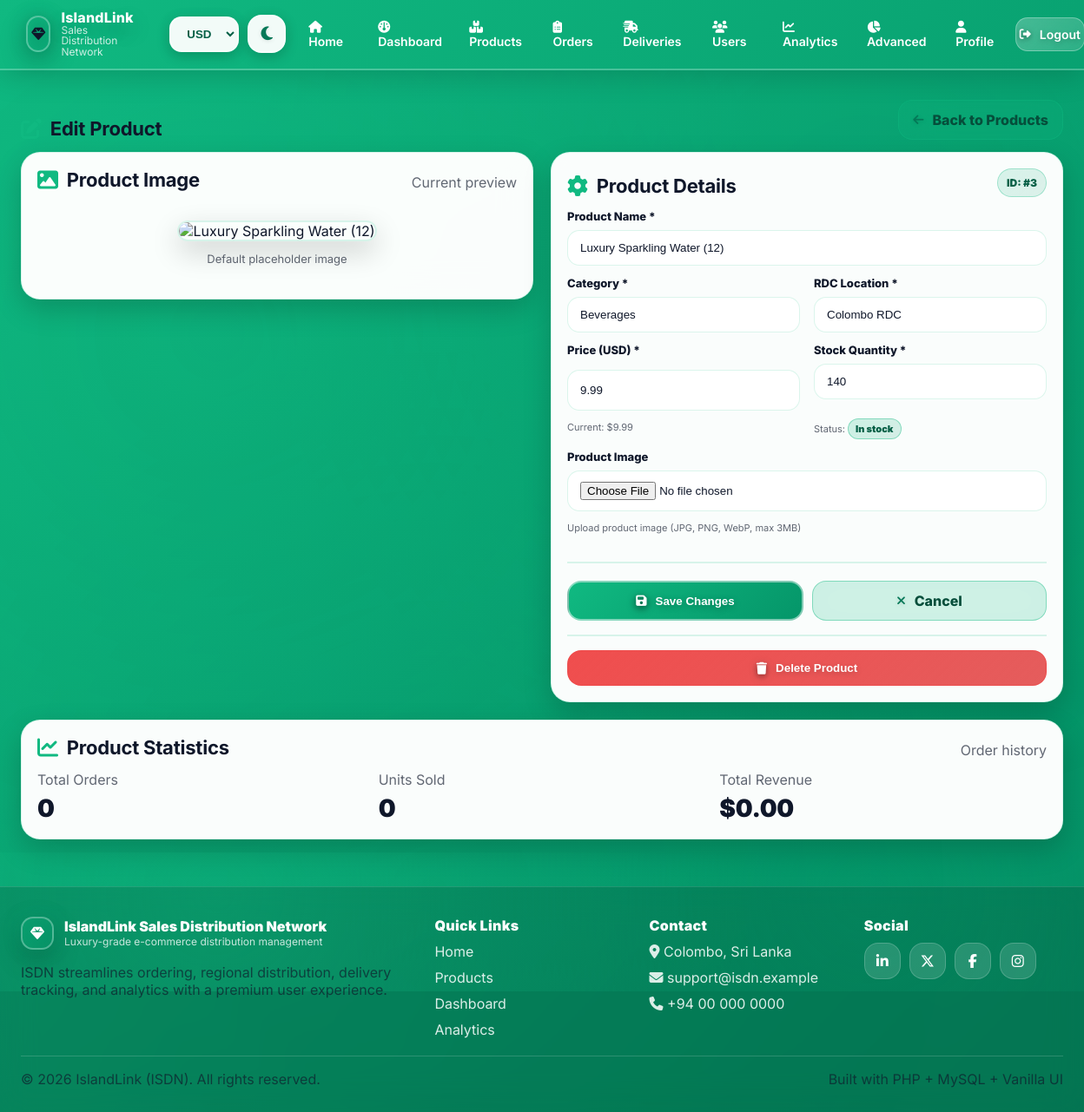
Page /product-edit.php?id=3 (signed in) on the committed database.
### tables this page shows
CREATE TABLE `products` (
  `id` INT NOT NULL AUTO_INCREMENT,
  `name` VARCHAR(100) NOT NULL,
  `category` VARCHAR(50) NOT NULL,
  `price` DECIMAL(10,2) NOT NULL DEFAULT 0.00,
  `stock` INT NOT NULL DEFAULT 0,
  `rdc_location` VARCHAR(50) NOT NULL,
  `image` VARCHAR(255) NULL,
  `created_at` TIMESTAMP NOT NULL DEFAULT CURRENT_TIMESTAMP,
  PRIMARY KEY (`id`),
  KEY `idx_products_category` (`category`),
  KEY `idx_products_rdc` (`rdc_location`)
);

### db.php (called while the page is built, shortened)
<?php
function currency_get() {
  return isset($_SESSION['currency']) && in_array($_SESSION['currency'], ['USD','LKR'], true)
    ? $_SESSION['currency'] : 'USD';
}

### price-helper.php (called while the page is built, shortened)
<?php
function price_label($usdAmount, $currency = 'USD') {
  $usd = (float)$usdAmount;
  return '$' . number_format($usd, 2);
}

### product-edit.php (the view, shortened to what this page needs)
<?php
require_once __DIR__ . '/db.php';
require_once __DIR__ . '/icons.php';
require_once __DIR__ . '/price-helper.php';
$productId = (int)($_GET['id'] ?? 0);
$product = null;
$r = mysqli_query($conn, "SELECT * FROM products WHERE id = $productId LIMIT 1");
if ($r && mysqli_num_rows($r) === 1) {
  $product = mysqli_fetch_assoc($r);
} else {
  flash_set('err', 'Product not found.');
  header('Location: products.php');
  exit;
}
$r = mysqli_query($conn, "SELECT * FROM products WHERE id = $productId LIMIT 1");
if ($r && mysqli_num_rows($r) === 1) {
  $product = mysqli_fetch_assoc($r);
} else {
  flash_set('err', 'Product not found.');
  header('Location: products.php');
  exit;
}
$currency = currency_get();
$img = $product['image'] ? $product['image'] : 'https://images.unsplash.com/photo-1526367790999-0150786686a2?auto=format&fit=crop&w=1200&q=80';
?>
<!doctype html>
<html lang="en" data-theme="<?php echo isset($_SESSION['theme']) ? htmlspecialchars($_SESSION['theme']) : 'light'; ?>" data-currency="<?php echo htmlspecialchars($currency); ?>">
<head>
  <link rel="stylesheet" href="https://cdnjs.cloudflare.com/ajax/libs/font-awesome/6.5.1/css/all.min.css">
  <link rel="stylesheet" href="style.css">
  <link rel="stylesheet" href="ecommerce-styles.css">
</head>
<body>
  <?php include __DIR__ . '/navbar.php'; ?>
  <main class="main">
    <div class="container">
      <div class="section-head">
        <h2><?php echo icon('pen-to-square'); ?> Edit Product</h2>
        <a class="btn btn-ghost" href="products.php"><?php echo icon('arrow-left'); ?> Back to Products</a>
      </div>
      <div class="grid cols-2" style="align-items:start; gap:20px;">
        <section class="card pad lift" style="animation-delay:.06s">
          <div class="section-head">
            <h2><?php echo icon('image'); ?> Product Image</h2>
            <span class="muted">Current preview</span>
          </div>
          <div style="text-align:center; padding:20px;">
            <img src="<?php echo htmlspecialchars($img); ?>" alt="<?php echo htmlspecialchars($product['name']); ?>" data-preview
                 style="width:100%; max-width:400px; height:auto; border-radius:18px; border:2px solid var(--border); box-shadow:var(--shadow-md);">
            <div class="muted" style="margin-top:12px; font-size:13px" id="image-status">
              <?php echo $product['image'] ? 'Current product image' : 'Default placeholder image'; ?>
            </div>
          </div>
        </section>
        <section class="card pad lift" style="animation-delay:.12s">
          <div class="section-head">
            <h2><?php echo icon('gear'); ?> Product Details</h2>
            <span class="badge-status">ID: #<?php echo (int)$product['id']; ?></span>
          </div>
          <form class="form" method="post" enctype="multipart/form-data">
            <div class="field">
              <label>Product Name *</label>
              <input class="input" name="name" value="<?php echo htmlspecialchars($product['name']); ?>" required placeholder="Enter product name">
            </div>
            <div class="grid cols-2">
              <div class="field">
                <label>Category *</label>
                <input class="input" name="category" value="<?php echo htmlspecialchars($product['category']); ?>" required placeholder="e.g. Grocery">
              </div>
              <div class="field">
                <label>RDC Location *</label>
                <input class="input" name="rdc_location" value="<?php echo htmlspecialchars($product['rdc_location']); ?>" required placeholder="e.g. Colombo RDC">
              </div>
            </div>
            <div class="grid cols-2">
              <div class="field">
                <label>Price (USD) *</label>
                <input class="input" name="price" type="number" step="0.01" min="0" value="<?php echo htmlspecialchars((string)$product['price']); ?>" required>
                <div class="muted" style="font-size:11px; margin-top:4px;">
                  Current: <span data-price="<?php echo htmlspecialchars((string)$product['price']); ?>"><?php echo htmlspecialchars(price_label($product['price'], $currency)); ?></span>
                </div>
              </div>
              <div class="field">
                <label>Stock Quantity *</label>
                <input class="input" name="stock" type="number" min="0" value="<?php echo (int)$product['stock']; ?>" required>
                <div class="muted" style="font-size:11px; margin-top:4px;">
                  <?php
                    $stock = (int)$product['stock'];
                    $stockClass = $stock <= 0 ? 'stock-out' : ($stock <= 10 ? 'stock-low' : 'stock-ok');
                    $stockLabel = $stock <= 0 ? 'Out of stock' : ($stock <= 10 ? 'Low stock' : 'In stock');
                  ?>
                  Status: <span class="stock-badge <?php echo $stockClass; ?>" style="font-size:11px; padding:4px 8px;"><?php echo $stockLabel; ?></span>
                </div>
              </div>
            </div>
            <div class="field">
              <label>Product Image</label>
              <input class="input" name="image" type="file" accept=".jpg,.jpeg,.png,.webp">
              <div class="muted" style="font-size:11px; margin-top:4px;">
                <?php echo $product['image'] ? 'Select new image to preview and replace current' : 'Upload product image (JPG, PNG, WebP, max 3MB)'; ?>
              </div>
            </div>
            <div class="product-actions" style="margin-top:20px; padding-top:20px; border-top:2px solid var(--border);">
              <button class="btn btn-primary" type="submit" style="flex:1;">
                <?php echo icon('floppy-disk'); ?> Save Changes
              </button>
              <a class="btn btn-ghost" href="products.php" style="flex:1;">
                <?php echo icon('xmark'); ?> Cancel
              </a>
            </div>
          </form>
          <form method="post" onsubmit="return confirm('Are you sure you want to delete this product? This action cannot be undone.\n\nNote: Products with existing orders cannot be deleted.');" style="margin-top:16px; padding-top:16px; border-top:2px solid var(--border);">
            <button class="btn" type="submit" style="width:100%; background: linear-gradient(135deg, rgba(239,68,68,.95), rgba(220,38,38,.75)); border-color: rgba(239,68,68,.5); color:#fff;">
              <?php echo icon('trash'); ?> Delete Product
            </button>
          </form>
        </section>
      </div>
      <section class="card pad lift" style="margin-top:20px; animation-delay:.18s">
        <div class="section-head">
          <h2><?php echo icon('chart-line'); ?> Product Statistics</h2>
          <span class="muted">Order history</span>
        </div>
        <?php
          $statsQuery = mysqli_query($conn, "SELECT
            COUNT(DISTINCT oi.order_id) as total_orders,
            SUM(oi.quantity) as total_sold,
            SUM(oi.quantity * oi.price) as total_revenue
            FROM order_items oi
            WHERE oi.product_id = $productId");
          $stats = ['total_orders' => 0, 'total_sold' => 0, 'total_revenue' => 0.0];
          if ($statsQuery && $statsRow = mysqli_fetch_assoc($statsQuery)) {
            $stats = [
              'total_orders' => (int)$statsRow['total_orders'],
              'total_sold' => (int)$statsRow['total_sold'],
              'total_revenue' => (float)$statsRow['total_revenue']
            ];
          }
        ?>
        <div class="grid cols-3">
          <div>
            <div class="muted">Total Orders</div>
            <div style="font-size:28px; font-weight:1000; margin-top:6px;"><?php echo $stats['total_orders']; ?></div>
          </div>
          <div>
            <div class="muted">Units Sold</div>
            <div style="font-size:28px; font-weight:1000; margin-top:6px;"><?php echo $stats['total_sold']; ?></div>
          </div>
          <div>
            <div class="muted">Total Revenue</div>
            <div class="price" data-price="<?php echo htmlspecialchars((string)$stats['total_revenue']); ?>" style="font-size:28px; margin-top:6px;"><?php echo htmlspecialchars(price_label($stats['total_revenue'], $currency)); ?></div>
          </div>
        </div>
      </section>
    </div>
  </main>
  <?php include __DIR__ . '/footer.php'; ?>
</body>
</html>

### ecommerce-styles.css (style rules this page uses)
.section-head { display:flex; align-items:flex-end; justify-content:space-between; gap: 16px; margin-bottom: 14px; }
.section-head h2 { margin:0; font-size: 22px; letter-spacing: -.01em; color: var(--text); display: flex; align-items: center; gap: 10px; }
.stock-badge { display:inline-flex; align-items:center; gap:8px; padding: 8px 10px; border-radius: 999px; font-weight:900; font-size:12px; border:1px solid var(--border); margin-top: 10px; }
.stock-ok { background: linear-gradient(135deg, rgba(16,185,129,.2), rgba(5,150,105,.15)); border-color: rgba(16,185,129,.4); color: #065f46; }
.product-actions { display:flex; gap:10px; flex-wrap:wrap; margin-top: 12px; position: relative; z-index: 2; }
.price { font-weight:1000; font-size: 18px; letter-spacing: -.01em; }

### rows in the picture
products: id "3", name "Luxury Sparkling Water (12)", category "Beverages", rdc_location "Colombo RDC", price "9.99", price "$9.99", stock "140", stock "In stock"

### other values in the picture
$stats['total_orders'] "0"
$stats['total_sold'] "0"
price_label($stats['total_revenue'], $currency) "$0.00"
